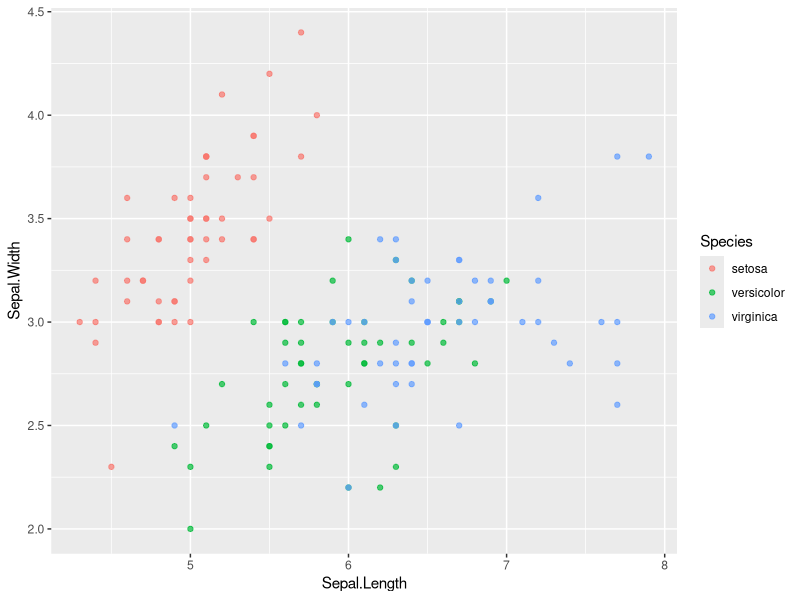

R code for this plot:
sessionInfo()

library(ggplot2)
library(dplyr)

head(iris)

iris %>%
ggplot(aes(Sepal.Length, Sepal.Width, color=Species))+
geom_point(alpha=0.7)
